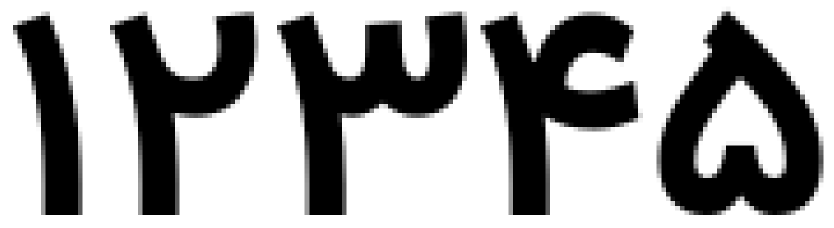
#> input picture tests/fixtures/persian_digits.png, 1667 x 455 px (shown at 1/2 size)
$ python -i preprocess.py   (imports and definitions only)
#> lines starting #> are read from the running program, lines starting #| are printed output that depends on the picture; after the words box and inside, x2 and y2 are one past the last pixel; in counts of white or black regions, pixels touching at a corner belong together
# -*- coding: utf-8 -*-
"""پیش‌پردازش تحلیل‌محور — حفظ نقطه‌های حروف فارسی (بخش ۳).

هر فیلتر فقط در صورت لزوم (تشخیص از روی تصویر) اعمال می‌شود.
نقطه‌های پ/چ/ژ/گ/ث/ش/ض/ظ/ق/ف/ن/ی هرگز نباید حذف شوند:
  - حذف نویز فقط Connected-Component های خیلی کوچکِ دور از جوهر اصلی
  - شارپنینگ ملایم unsharp
  - باینری‌زاسیون تطبیقی گاوسی (حفظ استروک‌های نازک)
"""
from __future__ import annotations

import os
from concurrent.futures import ThreadPoolExecutor

import cv2
import numpy as np

_PARALLEL_MEDIAN_PIXELS = 16_000_000


def analyze(img: np.ndarray) -> dict:
    """تحلیل صفحه برای انتخاب عملیات پیش‌پردازش مناسب."""
    small = cv2.resize(img, None, fx=0.25, fy=0.25, interpolation=cv2.INTER_AREA)
    pct_black = float((small < 128).mean())
    mean, std = float(small.mean()), float(small.std())
    # کنتراست پایین: std کم
    low_contrast = std < 40
    # پس‌زمینهٔ غیرسفید (اسکن تیره)
    dark_bg = mean < 200
    # نویز: جزیره‌های ریز زیاد
    _, bw = cv2.threshold(small, 0, 255, cv2.THRESH_BINARY_INV + cv2.THRESH_OTSU)
    n_cc = int(cv2.connectedComponentsWithStats(bw)[0])
    noisy = n_cc > 2500
    # کجی
    angle = estimate_skew(img)
    return {
        "pct_black": round(pct_black, 4),
        "mean": round(mean, 1),
        "std": round(std, 1),
        "low_contrast": low_contrast,
        "dark_background": dark_bg,
        "noisy": noisy,
        "skew_angle": angle,
        "needs_deskew": abs(angle) >= 0.25,
    }


def estimate_skew(img: np.ndarray) -> float:
    """برآورد زاویهٔ کجی (درجه)."""
    scale = 1000.0 / max(img.shape[:2])
    small = cv2.resize(img, None, fx=scale, fy=scale,
                       interpolation=cv2.INTER_AREA) if scale < 1 else img
    bw = cv2.threshold(small, 0, 255, cv2.THRESH_BINARY_INV + cv2.THRESH_OTSU)[1]
    coords = np.column_stack(np.where(bw > 0))
    if len(coords) < 200:
        return 0.0
    angle = cv2.minAreaRect(coords)[-1]
    if angle > 45:
        angle -= 90
    return 0.0 if abs(angle) > 7 else round(float(angle), 2)


# [22 lines left out: functions deskew, deskew_safe, not called in this run]


def illumination_correct(img: np.ndarray) -> np.ndarray:
    """حذف سایه/روشنایی ناهمگون با تقسیم بر پس‌زمینهٔ بلور شده."""
    workers = min(4, max(1, (os.cpu_count() or 1) // 2))
    height = img.shape[0]
    if img.size < _PARALLEL_MEDIAN_PIXELS or workers == 1 or height < 31 * workers:
        bg = cv2.medianBlur(img, 31)
    else:
        bg = np.empty_like(img)

        # [7 lines left out: function blur_stripe, not called in this run]

        with ThreadPoolExecutor(max_workers=workers, thread_name_prefix="ocr-background") as pool:
            list(pool.map(blur_stripe, range(workers)))
    norm = cv2.divide(img, bg, scale=255)
    return norm


# [17 lines left out: function denoise_preserve_dots, not called in this run]


def unsharp(img: np.ndarray, amount: float = 0.6) -> np.ndarray:
    blur = cv2.GaussianBlur(img, (0, 0), 2.0)
    return cv2.addWeighted(img, 1 + amount, blur, -amount, 0)


# [105 lines left out: functions normalize_contrast, binarize_adaptive, remove_quiet_borders, pad_white, optimal_ocr_scale, resize_by_factor and 1 more, not called in this run]


def preprocess_master(img: np.ndarray, variants: bool = False) -> dict:
    """پیش‌پردازش تحلیل‌محور مستر — برمی‌گرداند dict نسخه‌ها.

    خروجی:
      base: تصویر پیش‌پردازش‌شدهٔ اصلی (خاکستری)
      analysis: تحلیل انجام‌شده
      ops: فهرست عملیات اعمال‌شده
      variants: نسخه‌های جایگزین برای multi-pass (بخش ۱۴)
    """
    analysis = analyze(img)
    ops: list[str] = []
    out = img.copy()

    if analysis["low_contrast"] or analysis["dark_background"]:
        out = illumination_correct(out)
        ops.append("illumination_correction")
    if analysis["low_contrast"]:
        out = normalize_contrast(out)
        ops.append("contrast_normalization")
    if analysis["needs_deskew"]:
        out = deskew(out, analysis["skew_angle"])
        ops.append(f"deskew({analysis['skew_angle']})")
    if analysis["noisy"]:
        out = denoise_preserve_dots(out)
        ops.append("denoise_preserve_dots")
    # شارپ ملایم همیشه (کمک به نقطه‌ها) — unsharp
    out = unsharp(out)
    ops.append("unsharp")

    res = {"base": out, "analysis": analysis, "ops": ops}
    return res

>>> import cv2
>>> picture = cv2.imread('../tests/fixtures/persian_digits.png', cv2.IMREAD_GRAYSCALE)
#> picture is the input picture: shape (455, 1667); min 0, max 255, mean 163.3
>>> result = preprocess_master(picture)
#> in analyze, `small = cv2.resize(img, None, fx=0.25, fy=0.25, interpolation=cv2.INTE..`:
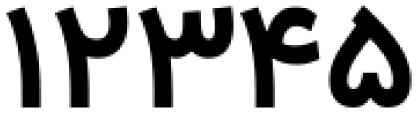
#> small: shape (114, 417); min 0, max 255, mean 163.5
#> in analyze, `pct_black = float((small < 128).mean())`: pct_black = 0.357
#> in analyze, `mean, std = float(small.mean()), float(small.std())`: mean = 163.5; std = 116.8
#> in analyze, `low_contrast = std < 40`: low_contrast = False
#> in analyze, `dark_bg = mean < 200`: dark_bg = True
#> in analyze, `_, bw = cv2.threshold(small, 0, 255, cv2.THRESH_BINARY_INV + cv2.THRES..`:
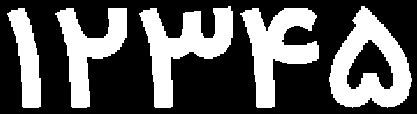
#> bw: shape (114, 417); 36.1% white; 5 white regions, box (x1, y1, x2, y2) and area: (329, 6, 412, 108) 4376, (139, 6, 233, 108) 4019, (240, 8, 319, 108) 3777, (55, 8, 127, 108) 3115, (7, 8, 41, 108) 1855
#> in analyze, `n_cc = int(cv2.connectedComponentsWithStats(bw)[0])`: n_cc = 6
#> in analyze, `noisy = n_cc > 2500`: noisy = False
#> in estimate_skew, `small = cv2.resize(img, None, fx=scale, fy=scale, interpolation=cv2.IN..`:
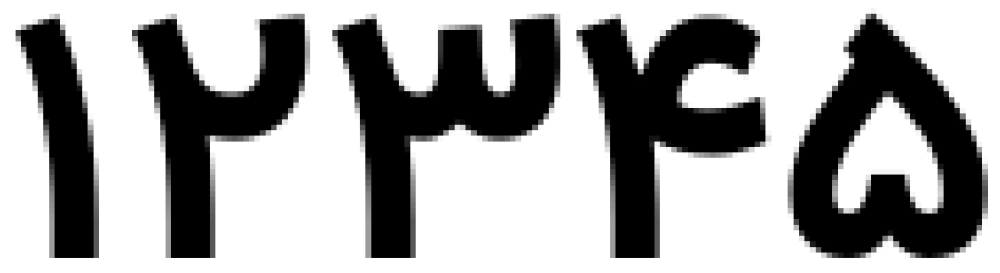
#> small: shape (273, 1000); min 0, max 255, mean 163.3
#> in estimate_skew, `bw = cv2.threshold(small, 0, 255, cv2.THRESH_BINARY_INV + cv2.THRESH_O..`:
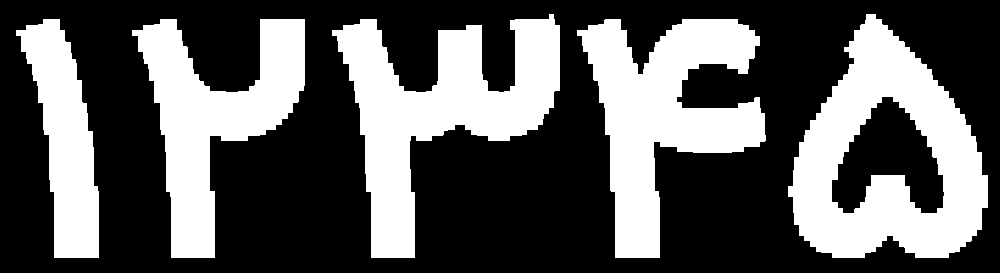
#> bw: shape (273, 1000); 36.1% white; 5 white regions, box (x1, y1, x2, y2) and area: (788, 14, 988, 258) 25333, (332, 14, 560, 258) 23099, (577, 19, 766, 258) 21568, (132, 19, 305, 258) 17826, (16, 19, 99, 258) 10622
#> in estimate_skew, `coords = np.column_stack(np.where(bw > 0))`: coords = 98448 pairs, first value 14 to 257, second value 16 to 987
#> in estimate_skew, `angle = cv2.minAreaRect(coords)[-1]`: angle = -90
#> in analyze, `angle = estimate_skew(img)`: angle = 0
#> in preprocess_master, `analysis = analyze(img)`: analysis = {'pct_black': 0.357, 'mean': 163.5, 'std': 116.8, 'low_contrast': False, 'dark_background': True, 'noisy': False, 'skew_angle': 0, 'needs_deskew': False}
#> in illumination_correct, `bg = cv2.medianBlur(img, 31)`:
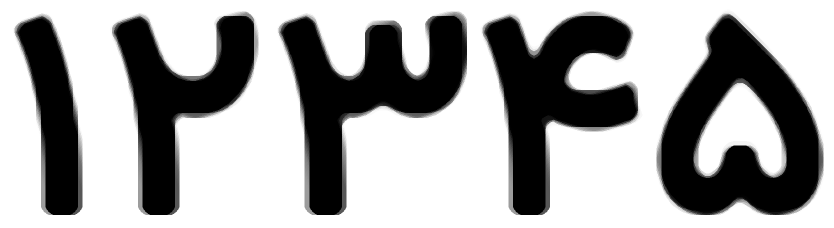
#> bg: shape (455, 1667) (shown at 1/2 size); min 0, max 255, mean 163.8
#> in illumination_correct, `norm = cv2.divide(img, bg, scale=255)`:
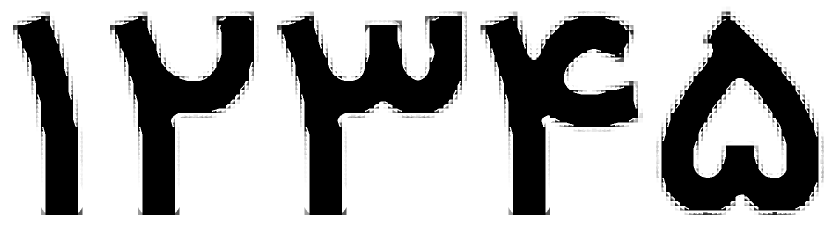
#> norm: shape (455, 1667) (shown at 1/2 size); min 0, max 255, mean 171.3
#> in unsharp, `blur = cv2.GaussianBlur(img, (0, 0), 2.0)`:
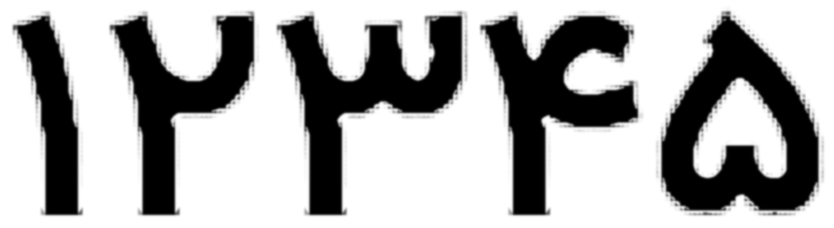
#> blur: shape (455, 1667) (shown at 1/2 size); min 0, max 255, mean 171.3
#> result = 3 items
